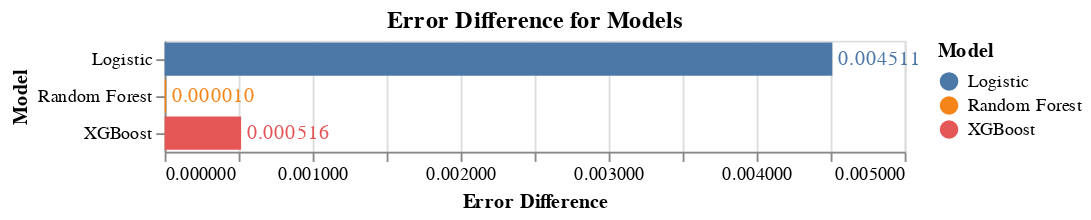

The notebook cell saved with this chart:
### Markdown cell above
**We can roughly compare with each other about the prediction accuracy of three models, and other stuff will be disscussed in the next part.**

### Code cell
import altair as alt
import pandas as pd


errors = pd.DataFrame({
    'Model': ['Random Forest', 'Logistic', 'XGBoost'],
    'Error Difference': [1 - error_rfc, 1 - error_log, 1 - error_xgbr]  # Differences from 1
})

# Create a horizontal bar chart
bar_chart = alt.Chart(errors).mark_bar().encode(
    y='Model:N',
    x=alt.X('Error Difference:Q', axis=alt.Axis(format='.6f')),  
    color='Model:N'
).properties(
    title='Error Difference for Models'
)

# Create text labels for the bars
text = bar_chart.mark_text(
    align='left',
    baseline='middle',
    dx=3  
).encode(
    x=alt.X('Error Difference:Q', stack='zero'), 
    y=alt.Y('Model:N'),
    text=alt.Text('Error Difference:Q', format='.6f')  
)

chart_with_text = bar_chart + text

chart_with_text

### Figure 1 — Vega-Lite specification as saved in the notebook (floating-point values rounded to 4 significant figures)
{"config": {"view": {"continuousWidth": 400, "continuousHeight": 300}}, "layer": [{"mark": "bar", "encoding": {"color": {"field": "Model", "type": "nominal"}, "x": {"axis": {"format": ".6f"}, "field": "Error Difference", "type": "quantitative"}, "y": {"field": "Model", "type": "nominal"}}, "title": "Error Difference for Models"}, {"mark": {"type": "text", "align": "left", "baseline": "middle", "dx": 3}, "encoding": {"color": {"field": "Model", "type": "nominal"}, "text": {"field": "Error Difference", "format": ".6f", "type": "quantitative"}, "x": {"field": "Error Difference", "stack": "zero", "type": "quantitative"}, "y": {"field": "Model", "type": "nominal"}}, "title": "Error Difference for Models"}], "data": {"name": "data-e312f1426091fbb628c7c7a07f8e1cd6"}, "$schema": "https://vega.github.io/schema/vega-lite/v4.17.0.json", "datasets": {"data-e312f1426091fbb628c7c7a07f8e1cd6": [{"Model": "Random Forest", "Error Difference": 1.026e-05}, {"Model": "Logistic", "Error Difference": 0.004511}, {"Model": "XGBoost", "Error Difference": 0.0005165}]}}
